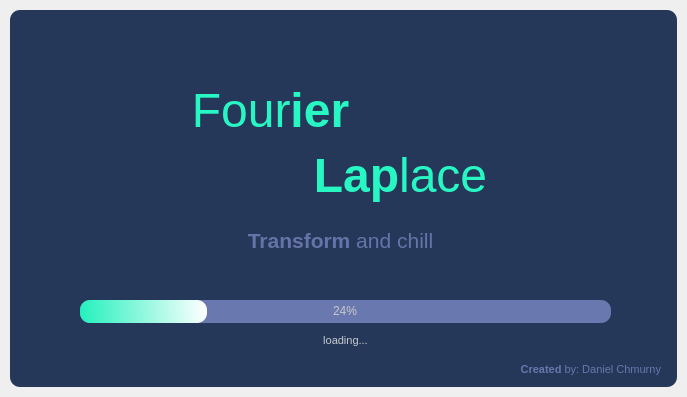
<?xml version="1.0" encoding="UTF-8"?>
<ui version="4.0">
 <class>SplashScreen</class>
 <widget class="QMainWindow" name="SplashScreen">
  <property name="geometry">
   <rect>
    <x>0</x>
    <y>0</y>
    <width>687</width>
    <height>397</height>
   </rect>
  </property>
  <property name="windowTitle">
   <string>MainWindow</string>
  </property>
  <widget class="QWidget" name="centralwidget">
   <layout class="QVBoxLayout" name="verticalLayout">
    <property name="spacing">
     <number>0</number>
    </property>
    <property name="leftMargin">
     <number>10</number>
    </property>
    <property name="topMargin">
     <number>10</number>
    </property>
    <property name="rightMargin">
     <number>10</number>
    </property>
    <property name="bottomMargin">
     <number>10</number>
    </property>
    <item>
     <widget class="QFrame" name="dropShadowframe">
      <property name="styleSheet">
       <string notr="true">QFrame{
	
	
	background-color: rgb(38, 56, 90);
	
	color: rgb(198, 203, 207);
	border-radius: 10px;
}</string>
      </property>
      <property name="frameShape">
       <enum>QFrame::StyledPanel</enum>
      </property>
      <property name="frameShadow">
       <enum>QFrame::Raised</enum>
      </property>
      <widget class="QLabel" name="label_laplace">
       <property name="geometry">
        <rect>
         <x>170</x>
         <y>120</y>
         <width>441</width>
         <height>91</height>
        </rect>
       </property>
       <property name="font">
        <font>
         <family>Segoe UI</family>
         <pointsize>36</pointsize>
        </font>
       </property>
       <property name="styleSheet">
        <string notr="true">color: rgb(39, 247, 195);</string>
       </property>
       <property name="text">
        <string>&lt;html&gt;&lt;head/&gt;&lt;body&gt;&lt;p&gt;&lt;span style=&quot; font-weight:600;&quot;&gt;Lap&lt;/span&gt;lace&lt;/p&gt;&lt;/body&gt;&lt;/html&gt;</string>
       </property>
       <property name="alignment">
        <set>Qt::AlignCenter</set>
       </property>
      </widget>
      <widget class="QLabel" name="label_fourier">
       <property name="geometry">
        <rect>
         <x>90</x>
         <y>60</y>
         <width>341</width>
         <height>81</height>
        </rect>
       </property>
       <property name="font">
        <font>
         <family>Segoe UI</family>
         <pointsize>36</pointsize>
        </font>
       </property>
       <property name="styleSheet">
        <string notr="true">color: rgb(39, 247, 195);</string>
       </property>
       <property name="text">
        <string>Four&lt;strong&gt;ier</string>
       </property>
       <property name="alignment">
        <set>Qt::AlignCenter</set>
       </property>
      </widget>
      <widget class="QProgressBar" name="progressBar">
       <property name="geometry">
        <rect>
         <x>70</x>
         <y>290</y>
         <width>531</width>
         <height>23</height>
        </rect>
       </property>
       <property name="styleSheet">
        <string notr="true">QProgressBar{
	
	background-color: rgb(105, 121, 175);
	color: rgb(200,200,200);
	border-style:none;
	border-radius: 10px;
	text-align:center;

}

QProgressBar::chunk{
	
	border-radius: 10px;
	
	background-color: qlineargradient(spread:pad, x1:0, y1:0.489, x2:1, y2:0.477, stop:0 rgba(37, 241, 190, 255), stop:1 rgba(255, 255, 255, 255));
}</string>
       </property>
       <property name="value">
        <number>24</number>
       </property>
      </widget>
      <widget class="QLabel" name="label_loading">
       <property name="geometry">
        <rect>
         <x>0</x>
         <y>320</y>
         <width>671</width>
         <height>20</height>
        </rect>
       </property>
       <property name="font">
        <font>
         <family>Segoe UI</family>
         <pointsize>8</pointsize>
        </font>
       </property>
       <property name="text">
        <string>loading...</string>
       </property>
       <property name="alignment">
        <set>Qt::AlignCenter</set>
       </property>
      </widget>
      <widget class="QLabel" name="label_credits">
       <property name="geometry">
        <rect>
         <x>20</x>
         <y>350</y>
         <width>631</width>
         <height>20</height>
        </rect>
       </property>
       <property name="font">
        <font>
         <family>Segoe UI</family>
         <pointsize>8</pointsize>
        </font>
       </property>
       <property name="styleSheet">
        <string notr="true">color: rgb(103, 119, 172);</string>
       </property>
       <property name="text">
        <string>&lt;strong&gt;Created&lt;/strong&gt; by: Daniel Chmurny</string>
       </property>
       <property name="alignment">
        <set>Qt::AlignRight|Qt::AlignTrailing|Qt::AlignVCenter</set>
       </property>
      </widget>
      <widget class="QLabel" name="label_description">
       <property name="geometry">
        <rect>
         <x>0</x>
         <y>210</y>
         <width>661</width>
         <height>41</height>
        </rect>
       </property>
       <property name="font">
        <font>
         <family>Segoe UI</family>
         <pointsize>16</pointsize>
        </font>
       </property>
       <property name="styleSheet">
        <string notr="true">color: rgb(101, 116, 168);</string>
       </property>
       <property name="text">
        <string>&lt;strong&gt;Transform&lt;/strong&gt; and chill</string>
       </property>
       <property name="alignment">
        <set>Qt::AlignCenter</set>
       </property>
      </widget>
     </widget>
    </item>
   </layout>
  </widget>
 </widget>
 <resources/>
 <connections/>
</ui>
